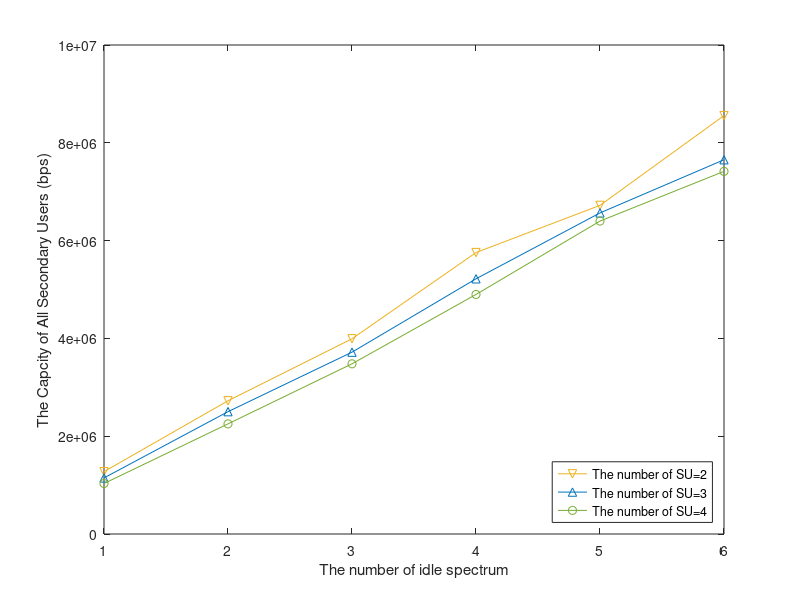

Recreate this plot in MATLAB.
clear all; close all;

user_2 = [1274808.684,	2724599.842,	3992619.888,	5755492.777,	6720503.456,	8556526.649];
user_3 = [1146737.735,	2501754.492,	3718280.091,	5218605.519,	6566007.716,	7653157.396];
user_4 = [1032691.921,	2252245.719,	3480157.648,	4898350.116,	6399126.703,	7415844.848];

x = [1,2,3,4,5,6];


% 製作圖表
figure;
plot(x, user_2, 'Color',[.929, .694, .125], 'LineStyle', '-','Marker','v');
hold on;
plot(x, user_3,'Color',[0 0.4470 0.7410], 'LineStyle', '-','Marker','^');
hold on;
plot(x, user_4, 'Color',[0.4660 0.6740 0.1880], 'LineStyle', '-','Marker','o');

xticks(x);
% xticklabels({'1W', '2W', '3W', '4W', '5W', '6W'});

ylabel('The Capcity of All Secondary Users (bps)');
legend("The number of SU=2",'The number of SU=3',"The number of SU=4","location","southeast");
xlabel('The number of idle spectrum');
